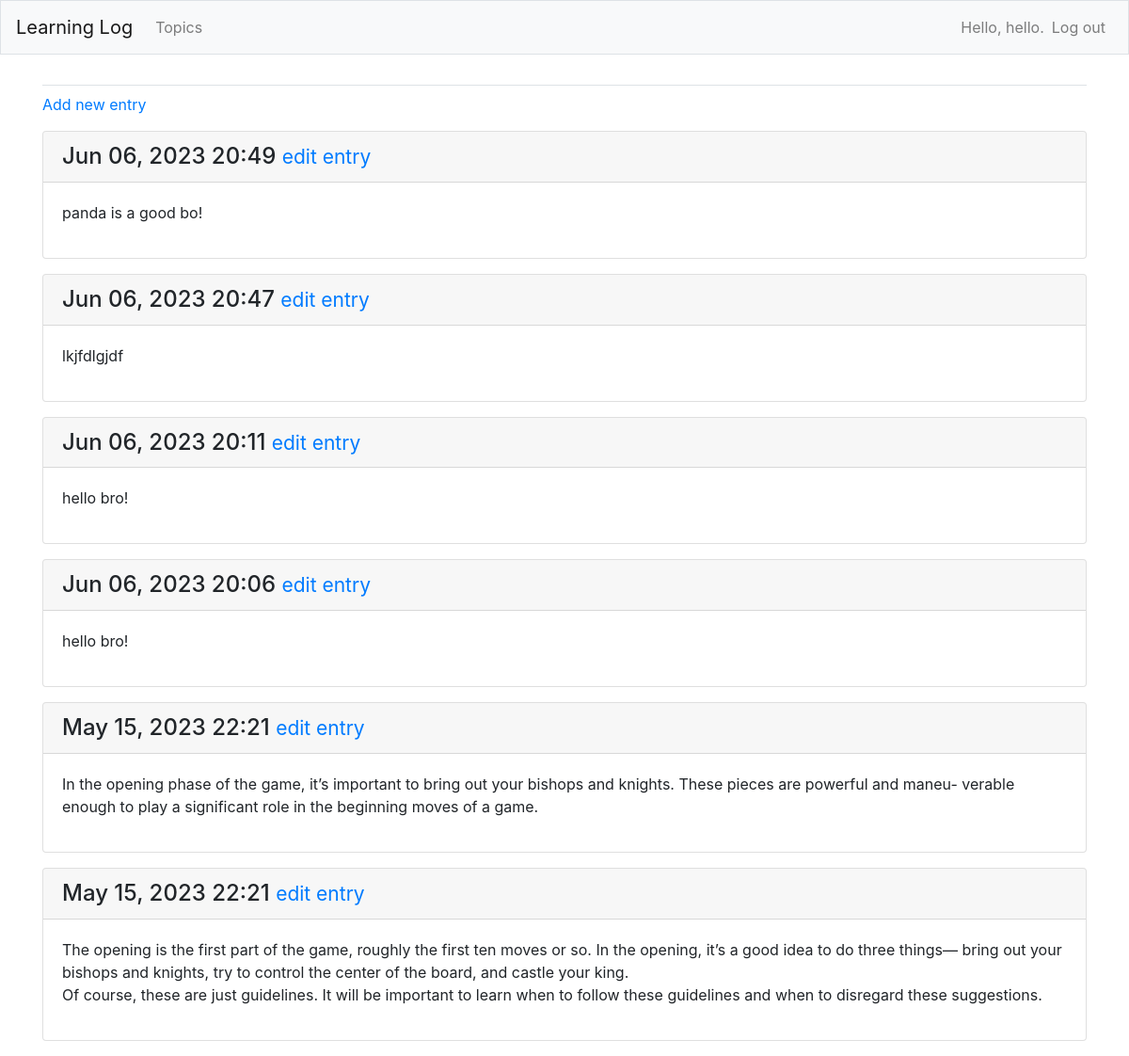
Page /topics/1/ (signed in) on the earlier database version.
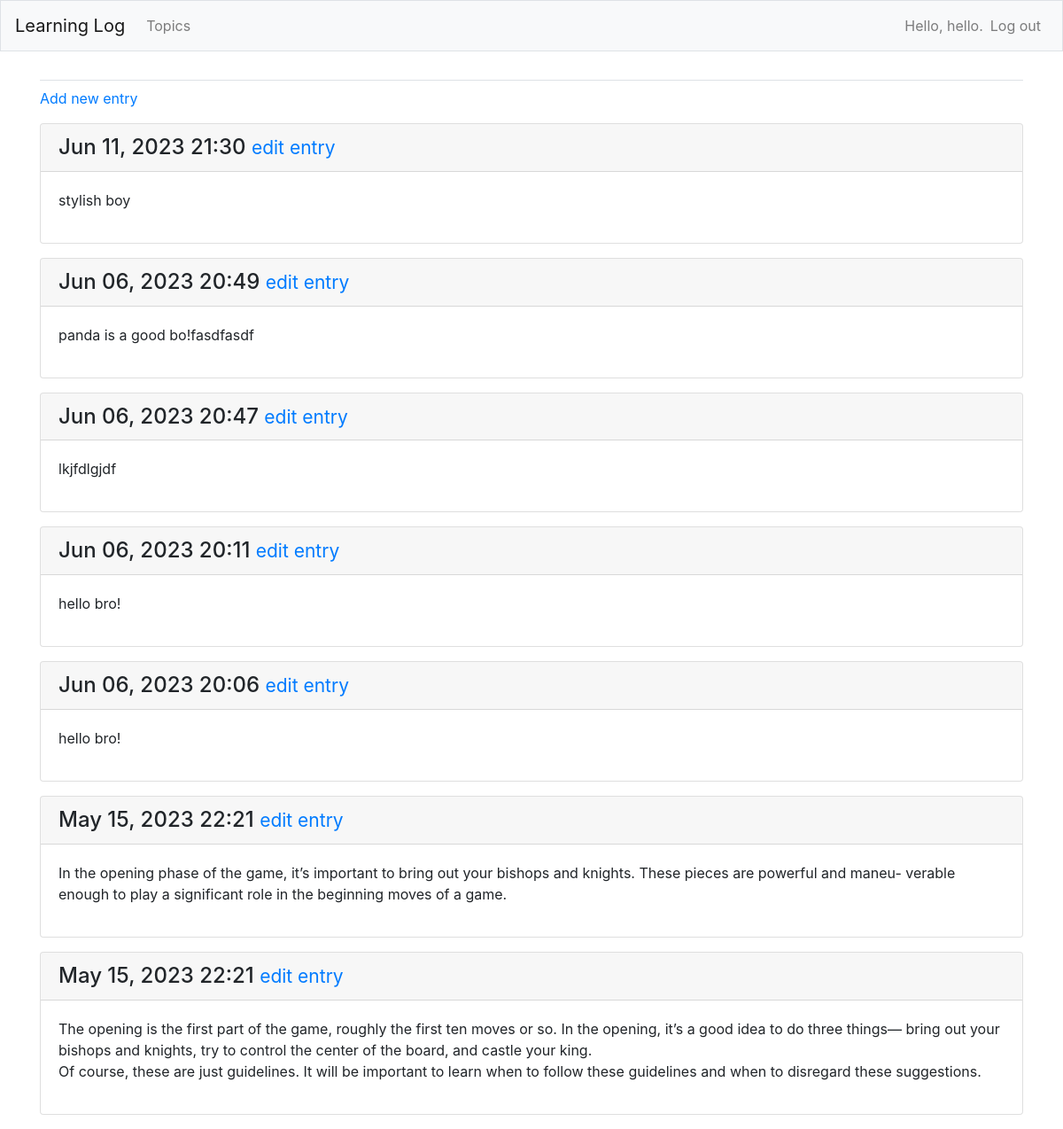
Same page on the later database version.
### web_apps/models.py (models this page shows, shortened)
class Entry(models.Model):
    topic = models.ForeignKey(Topic, on_delete=models.CASCADE)
    text = models.TextField()
    date_added = models.DateTimeField(auto_now_add=True)
    class Meta:
        verbose_name_plural = "entries"

### web_apps/views.py (the view)
# urls.py: path("topics/<int:topic_id>/", views.topic, name="topic"),
@login_required
def topic(request, topic_id):
    topic_chosen = Topic.objects.get(id=topic_id)
    if topic_chosen.owner != request.user:
        raise Http404
    entries = topic_chosen.entry_set.order_by("-date_added")
    context = {"topic": topic_chosen, "entries": entries}
    return render(request=request, context=context, template_name="web_apps/topic.html")

### web_apps/templates/web_apps/topic.html (shortened to what this page needs)
{% extends "web_apps/base.html" %}
{% block content %}
    <p>
        <a href="{% url 'web_apps:new_entry' topic.id %}">Add new entry</a>
    </p>
    {% for entry in entries %}
        <div class="card mb-3">
            <h4 class="card-header">
                {{ entry.date_added|date:'M d, Y H:i' }}
                <small><a href="{% url 'web_apps:edit_entry' entry.id %}">
                    edit entry</a></small>
            </h4>
            <div class="card-body">
                {{ entry.text|linebreaks }}
            </div>
        </div>
    {% empty %}
        <p>There are no entries for this topic.</p>
    {% endfor %}
{% endblock content %}

### web_apps/templates/web_apps/base.html (shortened to what this page needs)
{% load bootstrap4 %}
<!DOCTYPE html>
<html lang="en">
<head>
    {% bootstrap_css %}
</head>
<body>
<nav class="navbar navbar-expand-md navbar-light bg-light mb-4 border">
    <a class="navbar-brand" href="{% url 'web_apps:index' %}"> Learning Log</a>
    <div class="collapse navbar-collapse" id="navbarCollapse">
        <ul class="navbar-nav mr-auto">
            <li class="nav-item">
                <a class="nav-link" href="{% url 'web_apps:topics' %}">
                    Topics</a></li>
        </ul>
        <ul class="navbar-nav ml-auto">
            {% if user.is_authenticated %}
                <li class="nav-item">
                    <span class="navbar-text">Hello, {{ user.username }}.</span>
                </li>
                <li class="nav-item">
                    <a class="nav-link" href="{% url 'users:logout' %}">Log out</a>
                </li>
            {% else %}
                <li class="nav-item">
                    <a class="nav-link" href="{% url 'users:register' %}">Register</a>
                </li>
                <li class="nav-item">
                    <a class="nav-link" href="{% url 'users:login' %}">Log in</a></li>
            {% endif %}
        </ul>
    </div>
</nav>
<main role="main" class="container">
    <div class="pb-2 mb-2 border-bottom">
    </div>
    <div>
        {% block content %}{% endblock content %}
    </div>
</main>
</body>
</html>

Differences in the rows shown:
added Entry: date_added "Jun 11, 2023 21:30", text "stylish boy"
changed Entry: text "panda is a good bo!" → "panda is a good bo!fasdfasdf"
